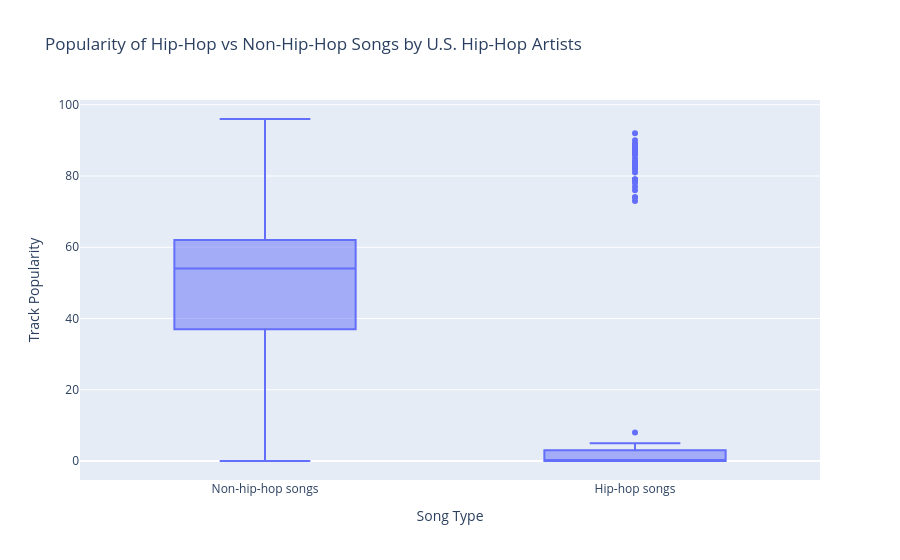

The cell this chart's notebook holds for it:
### Code cell
fig = px.box(
    hiphop_artists,
    x="song_type",
    y="track_popularity",
    title="Popularity of Hip-Hop vs Non-Hip-Hop Songs by U.S. Hip-Hop Artists",
    labels={
        "song_type": "Song Type",
        "track_popularity": "Track Popularity"
    }
)

fig.show()

### Figure 1 — Plotly figure (JSON) as saved in the notebook; plotly's stock layout.template omitted (floating-point values rounded to 4 significant figures; data arrays with more than 128 entries replaced by an {"elided": "..."} marker saying what was removed)
{"data": [{"alignmentgroup": "True", "hovertemplate": "Song Type=%{x}<br>Track Popularity=%{y}<extra></extra>", "legendgroup": "", "marker": {"color": "#636efa"}, "name": "", "notched": false, "offsetgroup": "", "orientation": "v", "showlegend": false, "type": "box", "x": {"elided": "1974 str values"}, "x0": " ", "xaxis": "x", "y": {"elided": "1974 int values"}, "y0": " ", "yaxis": "y"}], "layout": {"boxmode": "group", "legend": {"tracegroupgap": 0}, "title": {"text": "Popularity of Hip-Hop vs Non-Hip-Hop Songs by U.S. Hip-Hop Artists"}, "xaxis": {"anchor": "y", "domain": [0, 1], "title": {"text": "Song Type"}}, "yaxis": {"anchor": "x", "domain": [0, 1], "title": {"text": "Track Popularity"}}}}
